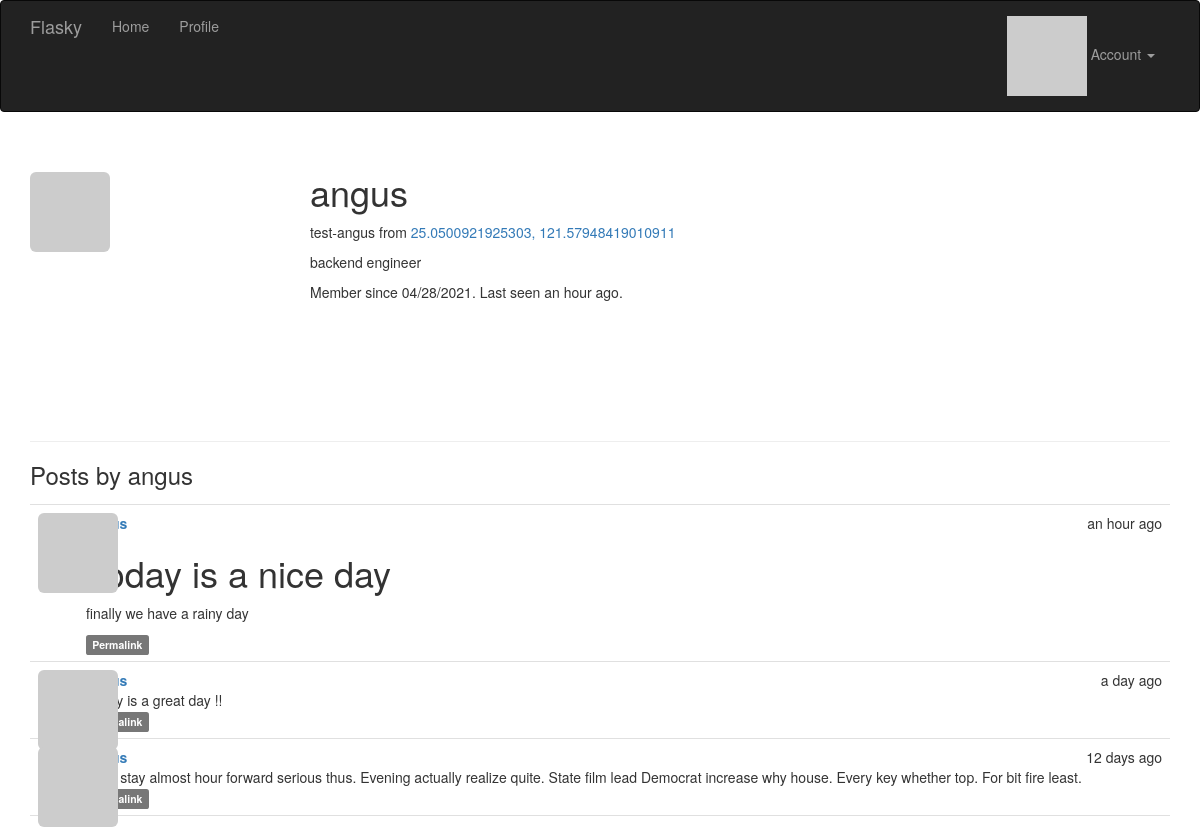
Page /user/angus (signed in) on the committed database.
### app/models.py (models this page shows, shortened)
class User(UserMixin, db.Model):
    __tablename__ = 'users'
    id = db.Column(db.Integer, primary_key=True)
    username = db.Column(db.String(64), unique=True, index=True)
    email = db.Column(db.String(64), unique=True, index=True)  # 讓使用者可以用email 登入
    role_id = db.Column(db.Integer, db.ForeignKey('roles.id'))
    password_hash = db.Column(db.String(128))
    confirmed = db.Column(db.Boolean, default=False)  # 帳號確認狀態
    name = db.Column(db.String(64))  # 本名
    location = db.Column(db.String(64))
    about_me = db.Column(db.Text())
    member_since = db.Column(db.DateTime(), default=datetime.utcnow)  # 建立時間
    last_seen = db.Column(db.DateTime(), default=datetime.utcnow)  # 上次訪問時間
    avatar_hash = db.Column(db.String(32))  # 儲存頭像URL用
    posts = db.relationship('Post', backref='author', lazy='dynamic')
    @property  # property 是只能讀取的屬性特性
    def password(self):
        raise AttributeError('password is not a readable attribute')
    def can(self, perm):
        return self.role is not None and self.role.has_permission(perm)
    def is_administrator(self):
        return self.can(Permission.ADMIN)
    def ping(self):
        self.last_seen = datetime.utcnow()
        db.session.add(self)
    def gravatar_hash(self):  # 產生email MD5 hash值
        return hashlib.md5(self.email.lower().encode('utf-8')).hexdigest()
    def gravatar(self, size=100, default='identicon', rating='g'):  # 產生gravatar的URL
        url = 'https://secure.gravatar.com/avatar'
        hash = self.avatar_hash or self.gravatar_hash()
        return f'{url}/{hash}?s={size}&d={default}&r={rating}'

class Post(db.Model):
    __tablename__ = 'posts'
    id = db.Column(db.Integer, primary_key=True)
    body = db.Column(db.Text) # 儲存markdown 格式文章
    body_html = db.Column(db.Text)  # 儲存html 格式文章
    timestamp = db.Column(db.DateTime, index=True, default=datetime.utcnow)
    author_id = db.Column(db.Integer, db.ForeignKey('users.id'))

### app/main/views.py (the view)
@main.route('/user/<username>')
def user(username):
    user = User.query.filter_by(username=username).first_or_404()  # 若找不到user就跳404
    posts = user.posts.order_by(Post.timestamp.desc()).all()
    return render_template('user.html', user=user, posts=posts)  # 將user傳入模板 顯示訊息

### app/auth/views.py (called while the page is built)
@auth.before_app_request  # 註冊成全域的裝飾器
def before_request():
    if current_user.is_authenticated:  # 如果使用者有登入下的判斷
        current_user.ping()  # 每次都執行 更新上次登入時間
        if not current_user.confirmed and request.endpoint \
            and request.blueprint != 'auth' and request.endpoint != 'static':
            return redirect(url_for('auth.unconfirmed'))

### app/main/__init__.py (called while the page is built)
@main.app_context_processor
def inject_permissions():
    return dict(Permission=Permission)

### app/models.py (called while the page is built)
@login_manager.user_loader  # 向flask-login 註冊此函式
def load_user(user_id):
    return User.query.get(int(user_id))

    def has_permission(self, perm):
        return self.permissions & perm == perm

### app/templates/user.html (shortened to what this page needs)
{% extends "base.html" %}
{% import "_macros.html" as macros %}
{% block page_content %}
<div class="page-header">
    <img class="img-rounded profile-thumbnail" src="{{ user.gravatar(size=256) }}">
    <div class="profile-header">
        <h1>{{ user.username }}</h1>
        {% if user.name or user.location %}
        <p>
            {% if user.name %}
                {{ user.name }}
            {% endif %}
            {% if user.location %}
                from <a href="http://maps.google.com/?q={{ user.location }}">{{ user.location }}</a>
            {% endif %}
        </p>
        {% endif %}
        {% if user.about_me %}<p>{{ user.about_me }}</p>{% endif %}
        <p>Member since {{ moment(user.member_since).format('L') }}. Last seen {{ moment(user.last_seen).fromNow() }}.</p>
    </div>
</div>
<h3>Posts by {{ user.username }}</h3>
{% include '_posts.html' %}
{% endblock %}

### app/templates/_posts.html (shortened to what this page needs)
<ul class="posts">
    {% for post in posts %}
    <li class="post">
        <div class="post-thumbnail">
            <a href="{{ url_for('.user', username=post.author.username) }}">
                <img class="img-rounded profile-thumbnail" src="{{ post.author.gravatar(size=40) }}">
            </a>
        </div>
        <div class="post-content">
            <div class="post-date">{{ moment(post.timestamp).fromNow() }}</div>
            <div class="post-author"><a href="{{ url_for('.user', username=post.author.username) }}">{{ post.author.username }}</a></div>
                    <div class="post-body">
                {% if post.body_html %}
                    {{ post.body_html | safe }}
                {% else %}
                    {{ post.body }}
                {% endif %}
        </div>
            <div class="post-footer">
                <a href="{{ url_for('.post', id=post.id) }}">
                    <span class="label label-default">Permalink</span>
                </a>
            </div>
    </li>
    {% endfor %}
</ul>

### app/static/styles.css (style rules this page uses)
.profile-thumbnail { position: absolute; }
.profile-header { min-height: 260px; margin-left: 280px; }
ul.posts { list-style-type: none; padding: 0px; margin: 16px 0px 0px 0px; border-top: 1px solid #e0e0e0; }
ul.posts li.post { padding: 8px; border-bottom: 1px solid #e0e0e0; }
div.post-date { float: right; }
div.post-author { font-weight: bold; }
div.post-thumbnail { position: absolute; }
div.post-content { margin-left: 48px; min-height: 48px; }

### rows in the picture
User: username "angus", name "test-angus", location "25.0500921925303, 121.57948419010911", about_me "backend engineer", member_since "04/28/2021", last_seen "an hour ago"
Post: timestamp "an hour ago", body_html "Today is a nice day finally we have a rainy day"
Post: timestamp "a day ago", body "Today is a great day !!"
Post: timestamp "12 days ago", body "Hear stay almost hour forward serious thus. Evening actually realize quite. State film lead Democrat increase why house. Every key whether top. For bit fire least."
